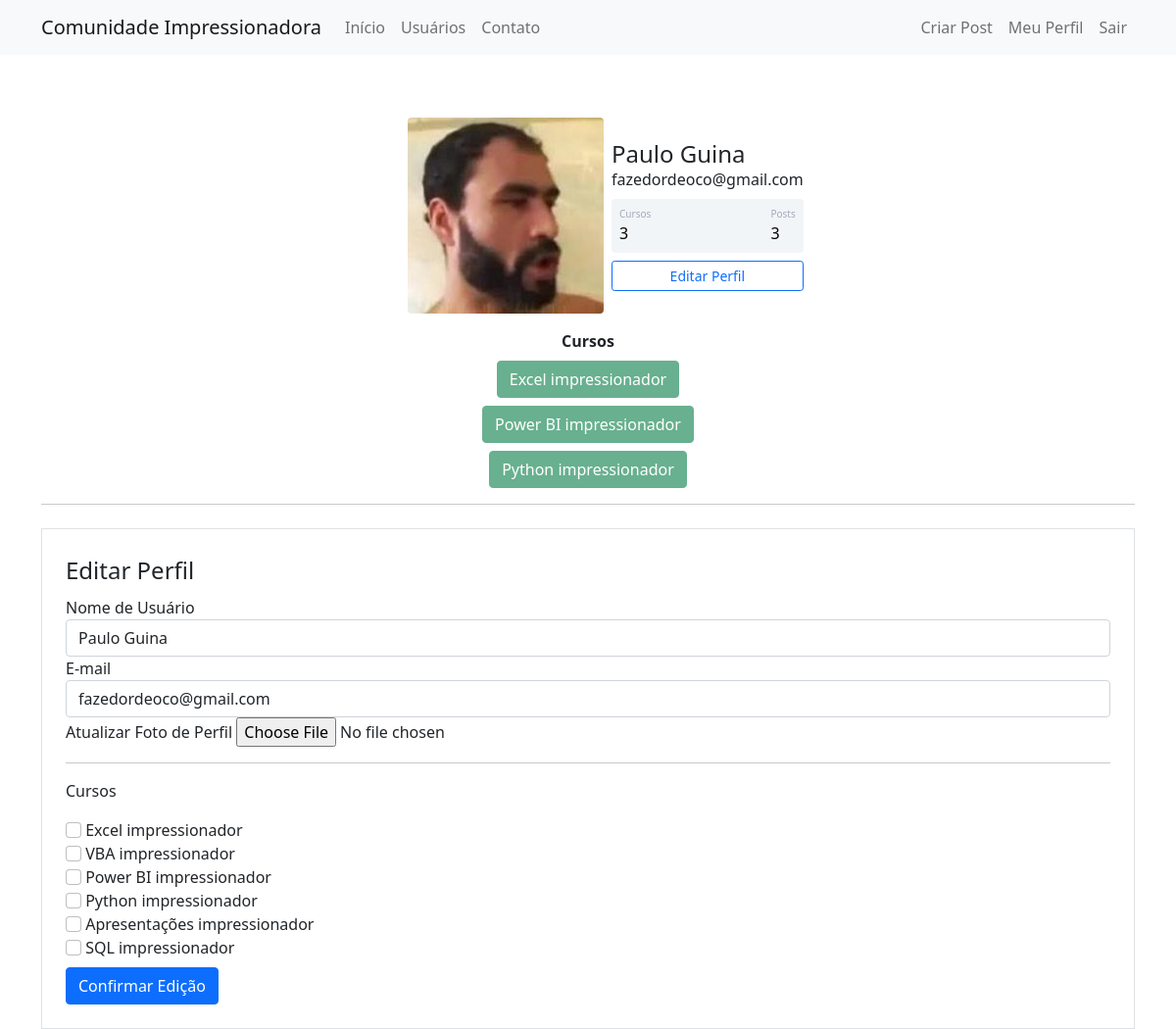
The page /perfil/editar (signed in) on the database its author committed.
### comunidadeimpressionadora/models.py (models this page shows)
class Usuario(database.Model, UserMixin):
    id = database.Column(database.Integer, primary_key=True)
    username = database.Column(database.String, nullable=False)
    email = database.Column(database.String, nullable=False, unique=True)
    senha = database.Column(database.String, nullable=False)
    foto_perfil = database.Column(database.String, default='default.jpg')
    posts = database.relationship('Post', backref='autor', lazy=True)
    cursos = database.Column(database.String, nullable=False, default='Não Informado')
    def contar_posts(self):
        return len(self.posts)

### comunidadeimpressionadora/routes.py (the view)
@app.route('/perfil/editar', methods=['GET', 'POST'])
@login_required
def editar_perfil():
    form = FormEditarPerfil()
    if form.validate_on_submit():
        current_user.email = form.email.data
        current_user.username = form.username.data
        if form.foto_perfil.data:
            nome_imagem = salvar_imagem(form.foto_perfil.data)
            current_user.foto_perfil = nome_imagem
        current_user.cursos = atualizar_cursos(form)
        database.session.commit()
        flash('perfil atualizado com sucesso touxa!', 'alert-success')
        return redirect(url_for('perfil'))
    elif request.method == "GET":
        form.email.data = current_user.email
        form.username.data = current_user.username
    foto_perfil = url_for('static', filename='fotos_perfil/{}'.format(current_user.foto_perfil))
    return render_template('editarperfil.html', foto_perfil=foto_perfil, form=form)

### comunidadeimpressionadora/forms.py (shortened to what this page needs)
class FormEditarPerfil(FlaskForm):
    username = StringField('Nome de Usuário', validators=[DataRequired()])
    email = StringField('E-mail', validators=[DataRequired(), Email()])
    foto_perfil = FileField('Atualizar Foto de Perfil', validators=[FileAllowed(['jpg', 'png'])])
    curso_excel = BooleanField('Excel impressionador')
    curso_vba = BooleanField('VBA impressionador')
    curso_powerbi = BooleanField('Power BI impressionador')
    curso_python = BooleanField('Python impressionador')
    curso_ppt = BooleanField('Apresentações impressionador')
    curso_sql = BooleanField('SQL impressionador')
    botao_submit_editarperfil = SubmitField('Confirmar Edição')

### comunidadeimpressionadora/models.py (called while the page is built)
@login_manager.user_loader
def load_usuario(id_usuario):
    return Usuario.query.get(int(id_usuario))

### comunidadeimpressionadora/templates/editarperfil.html (shortened to what this page needs)
{% extends 'perfil.html' %}
{% block form_editar_perfil %}
<div class="container">
        <hr>
        <div class="row">
            <div class="col">
                <form method="POST" action="" class="border p-4 mt-2" enctype="multipart/form-data">
                    <legend>Editar Perfil</legend>
                    <fieldset>
                        <div class="form-group">
                            {{ form.username.label(class="form-control-label") }}
                            {% if form.username.errors %}
                                {{ form.username(class="form-control is-invalid") }}
                            <div class="invalid-feedback">
                                {% for erro in form.username.errors %}
                                    {{ erro }}
                                {% endfor %}
                            </div>
                            {% else %}
                                {{ form.username(class="form-control") }}
                            {% endif %}
                        </div>
                        <div class="form-group">
                            {{ form.email.label(class="form-control-label") }}
                            {% if form.email.errors %}
                                {{ form.email(class="form-control is-invalid") }}
                            <div class="invalid-feedback">
                                {% for erro in form.email.errors %}
                                    {{ erro }}
                                {% endfor %}
                            </div>
                            {% else %}
                                {{ form.email(class="form-control") }}
                            {% endif %}
                        </div>
                        <div class="form-group">
                            {{ form.foto_perfil.label }}
                            {{ form.foto_perfil(class="form-control-file") }}
                        </div>
                        <hr>
                        <p>Cursos</p>
                            {% for campo in form %}
                                {% if 'curso_' in campo.name %}
                                    <div class="form-group">
                                        {{ campo(class="form-check-input") }}
                                        {{ campo.label(class="form-check-label") }}
                                    </div>
                                {% endif %}
                            {% endfor %}
                    </fieldset>
                    {{ form.botao_submit_editarperfil(class="btn btn-primary mt-2") }}
                </form>
            </div>
        </div>
    </div>
{% endblock %}

### comunidadeimpressionadora/templates/perfil.html
{% extends 'base.html' %}
{% block body %}
    <div class="container mt-5 d-flex justify-content-center">
            <div class="card p-3">
                <div class="d-flex align-items-center">
                    <div class="image pe-2">
                        <img src="{{ foto_perfil }}" class="rounded" width="200" >
                    </div>
                <div class="ml-3 w-100">
                   <h4 class="mb-0 mt-0">{{ current_user.username }}</h4>
                    <span>{{current_user.email}}</span>
                   <div class="p-2 mt-2 bg-primary d-flex justify-content-between rounded text-white stats">
                    <div class="d-flex flex-column">
                        {% if 'Não Informado' in current_user.cursos %}
                            <span class="articles">Cursos</span>
                            <span class="number1">0</span>
                        {% else %}
                            <span class="articles">Cursos</span>
                            <span class="number1">{{ current_user.cursos.count(';') + 1 }}</span>
                        {% endif %}
                    </div>
                    <div class="d-flex flex-column">
                        <span class="rating">Posts</span>
                        <span class="number3">{{ current_user.contar_posts() }}</span>
                    </div>
                   </div>
                   <div class="button mt-2 d-flex flex-row align-items-center">
                        <a class="w-100" href="{{ url_for('editar_perfil') }}">
                            <button class="btn btn-sm btn-outline-primary w-100">Editar Perfil</button>
                        </a>
                   </div>
                </div>
                </div>
            </div>
    </div>
<div class="row justify-content-center">
    <div class="col col-4" style="text-align: center">
        <strong>Cursos</strong><br>
        {% for curso in current_user.cursos.split(';') %}
            <button type="button" class="btn btn-success mt-2" disabled>{{ curso }}</button>
        {% endfor %}
    </div>
</div>
{% block form_editar_perfil %}
{% endblock %}
{% endblock %}

### comunidadeimpressionadora/static/main.css (style rules this page uses)
.card { width: 400px; border: none; border-radius: 10px; background-color: #fff; }
.stats { background: #f2f5f8 !important; color: #000 !important; }
.articles { font-size:10px; color: #a1aab9; }
.number1 { font-weight:500; }
.rating { font-size:10px; color: #a1aab9; }
.number3 { font-weight:500; }

### rows shown on the page
Usuario: username "Paulo Guina", email "fazedordeoco@gmail.com", cursos "3"

### other values the page prints
{{ current_user.contar_posts() }} "3"
{{ curso }} "Excel impressionador" "Power BI impressionador" "Python impressionador"
{{ campo.label(class="form-check-label") }} "Excel impressionador" "VBA impressionador" "Power BI impressionador" "Python impressionador" "Apresentações impressionador" "SQL impressionador"
